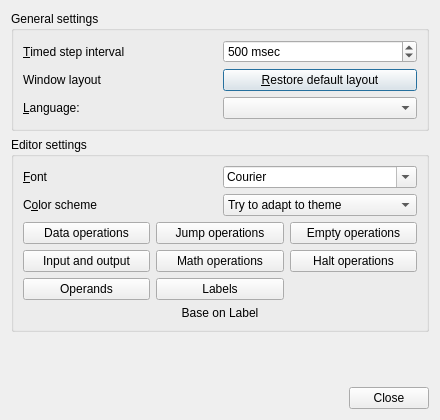
<?xml version="1.0" encoding="UTF-8"?>
<ui version="4.0">
 <class>ConfigDialog</class>
 <widget class="QDialog" name="ConfigDialog">
  <property name="geometry">
   <rect>
    <x>0</x>
    <y>0</y>
    <width>440</width>
    <height>420</height>
   </rect>
  </property>
  <property name="windowTitle">
   <string>Settings</string>
  </property>
  <property name="windowIcon">
   <iconset resource="qpasm.qrc">
    <normaloff>:/res/img/configure.png</normaloff>:/res/img/configure.png</iconset>
  </property>
  <layout class="QVBoxLayout" name="verticalLayout_3">
   <item>
    <widget class="QGroupBox" name="groupBox">
     <property name="title">
      <string>General settings</string>
     </property>
     <layout class="QVBoxLayout" name="verticalLayout">
      <item>
       <layout class="QGridLayout" name="gridLayout_2">
        <item row="0" column="0">
         <widget class="QLabel" name="label">
          <property name="text">
           <string>&amp;Timed step interval</string>
          </property>
          <property name="buddy">
           <cstring>spinInterval</cstring>
          </property>
         </widget>
        </item>
        <item row="0" column="1">
         <widget class="QSpinBox" name="spinInterval">
          <property name="suffix">
           <string> msec</string>
          </property>
          <property name="minimum">
           <number>50</number>
          </property>
          <property name="maximum">
           <number>10000</number>
          </property>
          <property name="value">
           <number>500</number>
          </property>
         </widget>
        </item>
        <item row="1" column="0">
         <widget class="QLabel" name="label_2">
          <property name="text">
           <string>Window layout</string>
          </property>
         </widget>
        </item>
        <item row="1" column="1">
         <widget class="QPushButton" name="pushRestoreLayout">
          <property name="text">
           <string>&amp;Restore default layout</string>
          </property>
         </widget>
        </item>
        <item row="2" column="0">
         <widget class="QLabel" name="label_5">
          <property name="text">
           <string>&amp;Language:</string>
          </property>
          <property name="buddy">
           <cstring>langBox</cstring>
          </property>
         </widget>
        </item>
        <item row="2" column="1">
         <widget class="QComboBox" name="langBox"/>
        </item>
       </layout>
      </item>
     </layout>
    </widget>
   </item>
   <item>
    <widget class="QGroupBox" name="groupBox_2">
     <property name="title">
      <string>Editor settings</string>
     </property>
     <layout class="QVBoxLayout" name="verticalLayout_2">
      <item>
       <layout class="QGridLayout" name="gridLayout_3">
        <item row="0" column="0">
         <widget class="QLabel" name="label_3">
          <property name="text">
           <string>&amp;Font</string>
          </property>
          <property name="buddy">
           <cstring>fontComboBox</cstring>
          </property>
         </widget>
        </item>
        <item row="0" column="1">
         <widget class="QFontComboBox" name="fontComboBox">
          <property name="fontFilters">
           <set>QFontComboBox::MonospacedFonts</set>
          </property>
         </widget>
        </item>
        <item row="1" column="0">
         <widget class="QLabel" name="label_4">
          <property name="text">
           <string>C&amp;olor scheme</string>
          </property>
          <property name="buddy">
           <cstring>colorSchemeBox</cstring>
          </property>
         </widget>
        </item>
        <item row="1" column="1">
         <widget class="QComboBox" name="colorSchemeBox">
          <item>
           <property name="text">
            <string>Try to adapt to theme</string>
           </property>
          </item>
          <item>
           <property name="text">
            <string>Light colors</string>
           </property>
          </item>
          <item>
           <property name="text">
            <string>Dark colors</string>
           </property>
          </item>
          <item>
           <property name="text">
            <string>Custom</string>
           </property>
          </item>
         </widget>
        </item>
       </layout>
      </item>
      <item>
       <layout class="QGridLayout" name="gridLayout">
        <item row="1" column="0">
         <widget class="QPushButton" name="pushData">
          <property name="styleSheet">
           <string notr="true"/>
          </property>
          <property name="text">
           <string>Data operations</string>
          </property>
         </widget>
        </item>
        <item row="1" column="1">
         <widget class="QPushButton" name="pushJump">
          <property name="styleSheet">
           <string notr="true"/>
          </property>
          <property name="text">
           <string>Jump operations</string>
          </property>
         </widget>
        </item>
        <item row="1" column="2">
         <widget class="QPushButton" name="pushEmpty">
          <property name="styleSheet">
           <string notr="true"/>
          </property>
          <property name="text">
           <string>Empty operations</string>
          </property>
         </widget>
        </item>
        <item row="2" column="0">
         <widget class="QPushButton" name="pushInputOutput">
          <property name="styleSheet">
           <string notr="true"/>
          </property>
          <property name="text">
           <string>Input and output</string>
          </property>
         </widget>
        </item>
        <item row="2" column="1">
         <widget class="QPushButton" name="pushMath">
          <property name="styleSheet">
           <string notr="true"/>
          </property>
          <property name="text">
           <string>Math operations</string>
          </property>
         </widget>
        </item>
        <item row="2" column="2">
         <widget class="QPushButton" name="pushHalt">
          <property name="styleSheet">
           <string notr="true"/>
          </property>
          <property name="text">
           <string>Halt operations</string>
          </property>
         </widget>
        </item>
        <item row="3" column="0">
         <widget class="QPushButton" name="pushOperands">
          <property name="styleSheet">
           <string notr="true"/>
          </property>
          <property name="text">
           <string>Operands</string>
          </property>
         </widget>
        </item>
        <item row="3" column="1">
         <widget class="QPushButton" name="pushLabels">
          <property name="styleSheet">
           <string notr="true"/>
          </property>
          <property name="text">
           <string>Labels</string>
          </property>
         </widget>
        </item>
        <item row="4" column="0" colspan="3">
         <widget class="QLabel" name="baseOnLabel">
          <property name="text">
           <string notr="true">Base on Label</string>
          </property>
          <property name="alignment">
           <set>Qt::AlignCenter</set>
          </property>
         </widget>
        </item>
       </layout>
      </item>
     </layout>
    </widget>
   </item>
   <item>
    <spacer name="verticalSpacer">
     <property name="orientation">
      <enum>Qt::Vertical</enum>
     </property>
     <property name="sizeHint" stdset="0">
      <size>
       <width>20</width>
       <height>40</height>
      </size>
     </property>
    </spacer>
   </item>
   <item>
    <widget class="QDialogButtonBox" name="buttonBox">
     <property name="orientation">
      <enum>Qt::Horizontal</enum>
     </property>
     <property name="standardButtons">
      <set>QDialogButtonBox::Close</set>
     </property>
    </widget>
   </item>
  </layout>
 </widget>
 <resources>
  <include location="qpasm.qrc"/>
 </resources>
 <connections>
  <connection>
   <sender>buttonBox</sender>
   <signal>accepted()</signal>
   <receiver>ConfigDialog</receiver>
   <slot>accept()</slot>
   <hints>
    <hint type="sourcelabel">
     <x>248</x>
     <y>254</y>
    </hint>
    <hint type="destinationlabel">
     <x>157</x>
     <y>274</y>
    </hint>
   </hints>
  </connection>
  <connection>
   <sender>buttonBox</sender>
   <signal>rejected()</signal>
   <receiver>ConfigDialog</receiver>
   <slot>reject()</slot>
   <hints>
    <hint type="sourcelabel">
     <x>316</x>
     <y>260</y>
    </hint>
    <hint type="destinationlabel">
     <x>286</x>
     <y>274</y>
    </hint>
   </hints>
  </connection>
 </connections>
</ui>
